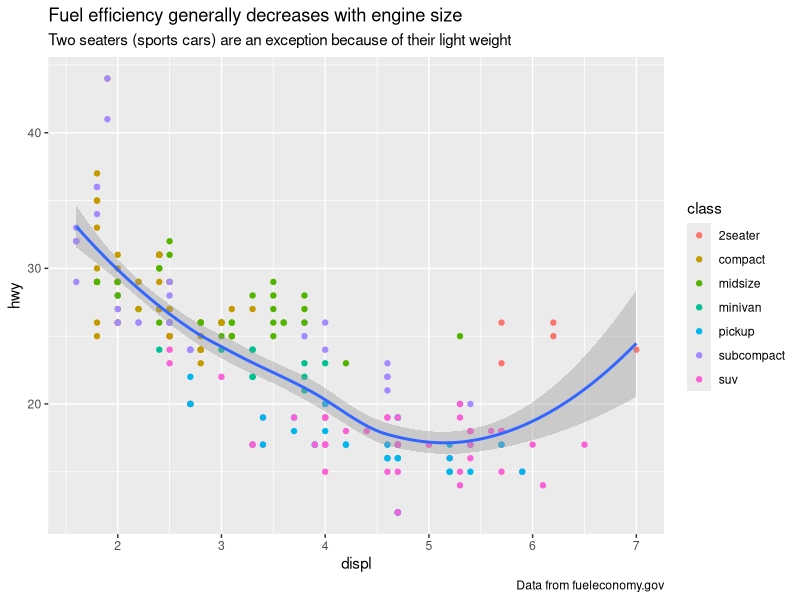
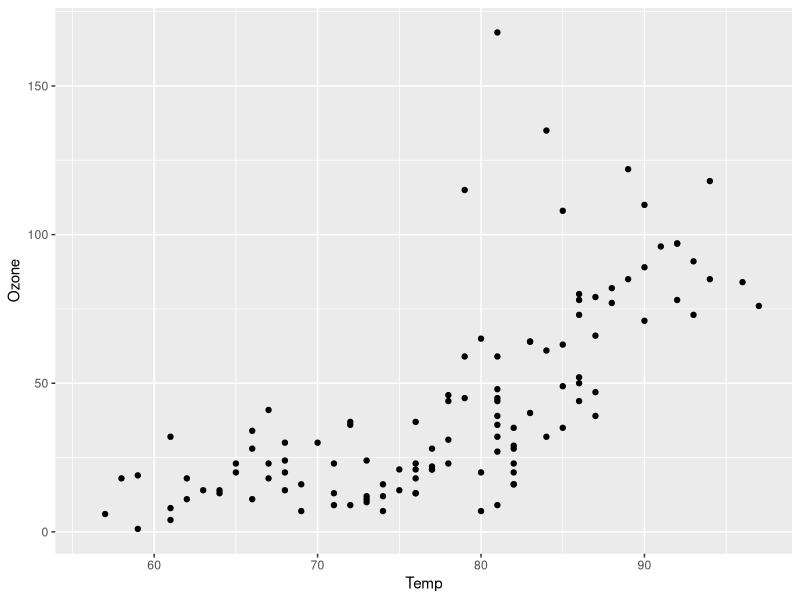
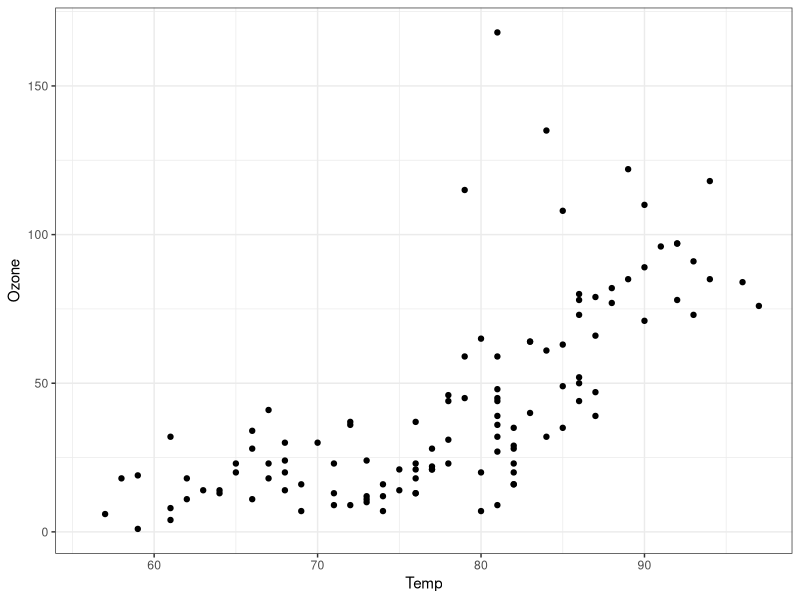
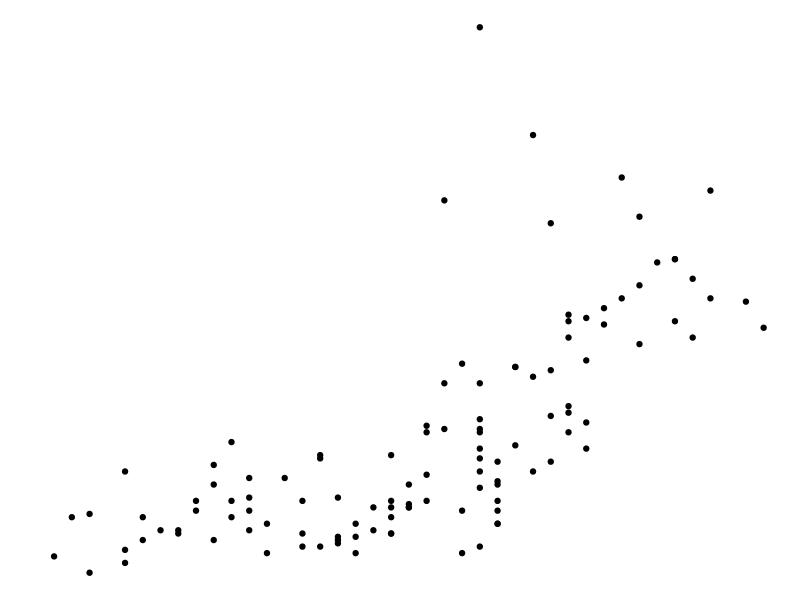
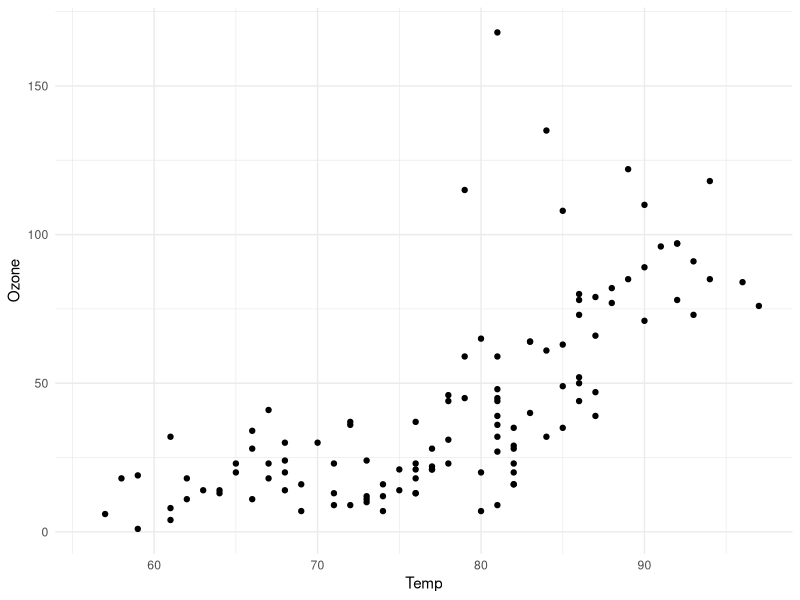
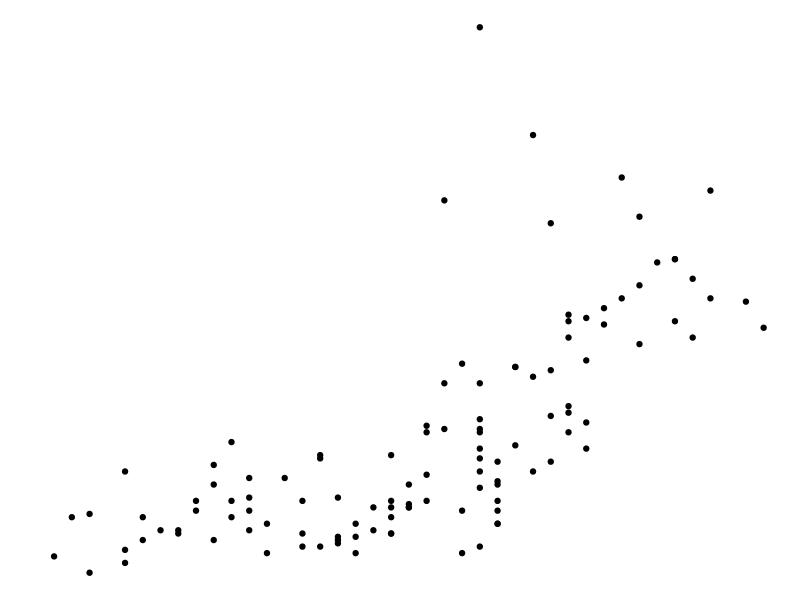
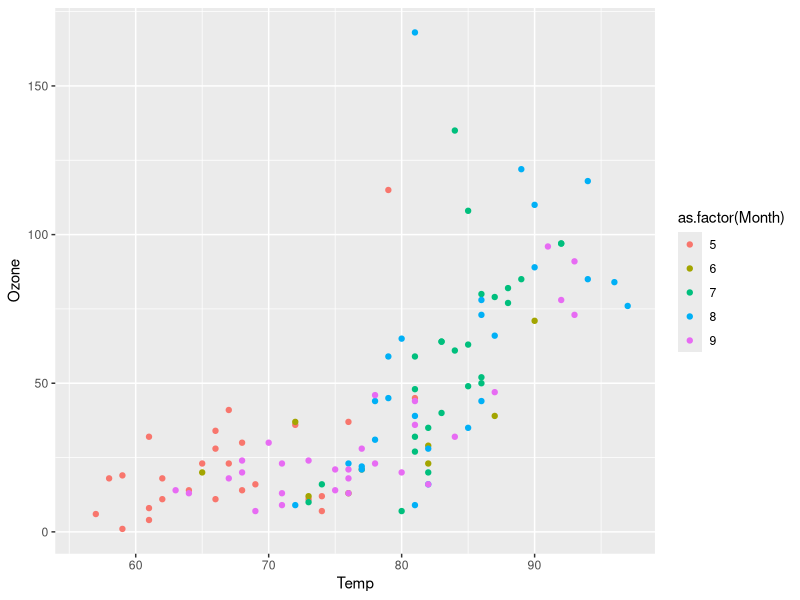
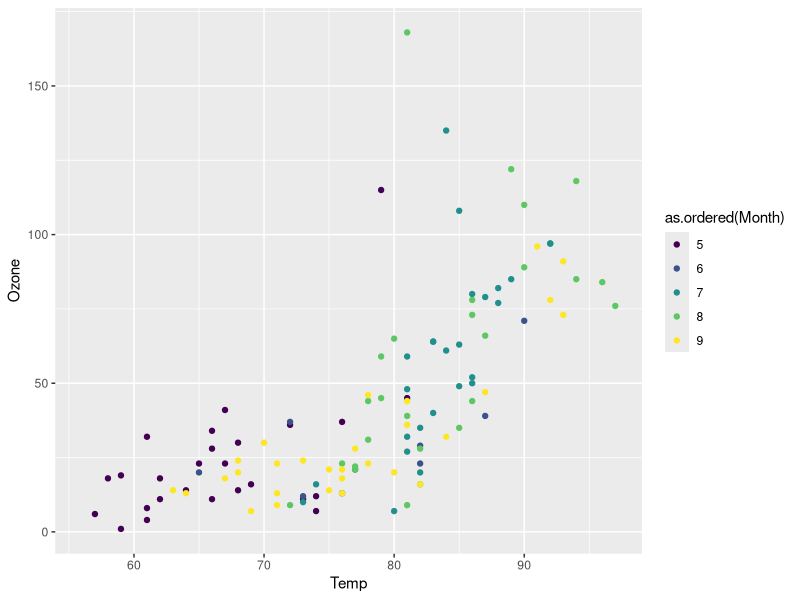

Reproduce these figures in R, in order. (Note: this script raises an error after producing the figures.)
## ---- chunk 1
library(ggplot2)
library(magrittr)
options(
  ggplot2.continuous.colour = "viridis",
  ggplot2.continuous.fill = "viridis"
)
## ---- chunk 2
ggplot(mpg, aes(displ, hwy)) +
  geom_point(aes(color = class)) +
  geom_smooth(se = TRUE, method = "loess") +
  labs(
    title = "Fuel efficiency generally decreases with engine size",
    subtitle = "Two seaters (sports cars) are an exception because of their light weight",
    caption = "Data from fueleconomy.gov"
  )
## ---- chunk 3
ls("package:ggplot2", pattern = "^geom_")
## ---- chunk 4
ggplot(airquality, aes(x = Temp, y = Ozone)) + geom_point()
## ---- chunk 5
ls("package:ggplot2", pattern = "^theme_")
## ---- chunk 6
ggplot(airquality, aes(x = Temp, y = Ozone)) + geom_point() + theme_bw()
ggplot(airquality, aes(x = Temp, y = Ozone)) + geom_point() + theme_void()
ggplot(airquality, aes(x = Temp, y = Ozone)) + geom_point() + theme_minimal()
ggplot(airquality, aes(x = Temp, y = Ozone)) + geom_point() + theme_void()
## ---- chunk 7
ls("package:ggplot2", pattern = "^scale_(color|fill)_")
## ---- chunk 8
ggplot(airquality, aes(x = Temp, y = Ozone, color = as.factor(Month))) +
  geom_point()
ggplot(airquality, aes(x = Temp, y = Ozone, color = as.ordered(Month))) +
  geom_point()
## ---- chunk 9
ls("package:ggplot2", pattern = "^scale_(x|y)_")
## ---- chunk 10
range(airquality$Temp, na.rm = TRUE)
range(airquality$Ozone, na.rm = TRUE)
ggplot(airquality, aes(x = Temp, y = Ozone)) + geom_point() +
  scale_x_continuous(breaks = seq(50, 100, 5)) +
  scale_y_continuous(breaks = seq(0, 200, 20))
## ---- chunk 11
ls("package:ggplot2", pattern = "^annotation_")
## ---- chunk 12
ggplot(airquality, aes(x = Temp, y = Ozone)) + geom_point()
## ---- chunk 13
ggplot(airquality, aes(x = Temp, y = Ozone)) + geom_point() +
  labs(title = substitute(paste(d *
    bolditalic(x)[italic(t)] == alpha * (theta - bolditalic(x)[italic(t)]) *
    d * italic(t) + lambda * d * italic(B)[italic(t)]), list(lambda = 4)))
## ---- chunk 14
ggplot(airquality) + geom_point(aes(x = Temp, y = Ozone)) + facet_wrap(~ as.ordered(Month))
ggplot(airquality) + geom_point(aes(x = Temp, y = Ozone)) + facet_wrap(~ as.ordered(Month), nrow = 1)
## ---- chunk 15
ls("package:ggplot2", pattern = "^coord_")
## ---- chunk 16
data(diamonds)
str(diamonds)
## ---- chunk 17
ggplot(diamonds, aes(x = carat))
ggplot(diamonds, aes(x = carat, y = price))
ggplot(diamonds, aes(x = carat, color = cut))
ggplot(diamonds, aes(x = carat), color = "steelblue")
## ---- chunk 18
sub_diamonds <- diamonds[sample(1:dim(diamonds)[1], 1000), ]
ggplot(sub_diamonds, aes(x = carat, y = price)) +
  geom_point()
## ---- chunk 19
ggplot(sub_diamonds, aes(x = carat, y = price)) +
  geom_point(color = "steelblue")
## ---- chunk 20
ggplot(sub_diamonds, aes(x = carat, y = price)) +
  geom_point(color = "steelblue") +
  scale_y_continuous(
    labels = scales::unit_format(unit = "k", scale = 1e-3),
    breaks = seq(0, 20000, 4000)
  )
## ---- chunk 21
ggplot(sub_diamonds, aes(x = carat, y = price, color = cut)) +
  geom_point()
## ---- chunk 22
ggplot(sub_diamonds, aes(x = carat, y = price, group = cut)) +
  geom_point()
## ---- chunk 23
ggplot(sub_diamonds, aes(x = carat, y = price)) +
  geom_point() +
  geom_smooth(method = "lm")
ggplot(sub_diamonds, aes(x = carat, y = price, group = cut)) +
  geom_point() +
  geom_smooth(method = "lm")
## ---- chunk 24
ggplot(sub_diamonds, aes(x = carat, y = price, group = cut)) +
  geom_point() +
  geom_smooth(method = "loess")
## ---- chunk 25
ggplot(sub_diamonds, aes(x = carat, y = price, group = cut)) +
  geom_point() +
  geom_smooth(method = "gam", formula = y ~ s(x, bs = "cs"))
## ---- chunk 26
ggplot(sub_diamonds, aes(x = carat, y = price, group = cut)) +
  geom_point() +
  geom_smooth(method = "gam", formula = y ~ s(x, bs = "cs")) +
  facet_grid(~cut)
ggplot(sub_diamonds, aes(x = carat, y = price, group = cut, color = cut)) +
  geom_point() +
  geom_smooth(method = "gam", formula = y ~ s(x, bs = "cs"))
## ---- chunk 27
ggplot(sub_diamonds, aes(x = carat, y = price)) +
  geom_point() +
  facet_grid(~cut)
## ---- chunk 28
ggplot(sub_diamonds, aes(x = carat, y = price)) +
  geom_point(color = "steelblue") +
  facet_grid(~cut)
## ---- chunk 29
ggplot(sub_diamonds, aes(x = carat, y = price, color = cut)) +
  geom_point() +
  facet_grid(~cut)
## ---- chunk 30
ggplot(sub_diamonds, aes(x = carat, y = price, color = cut)) +
  geom_point(show.legend = FALSE) +
  facet_grid(~cut)
## ---- chunk 31
data(Wheat2, package = "nlme") # Wheat Yield Trials
library(colorspace)
ggplot(Wheat2, aes(longitude, latitude)) +
  geom_point(aes(size = yield, colour = Block)) +
  scale_color_discrete_sequential(palette = "Viridis") +
  scale_x_continuous(breaks = seq(0, 30, 5)) +
  scale_y_continuous(breaks = seq(0, 50, 10))
## ---- chunk 32
ggplot(mtcars, aes(x = hp, y = mpg, color = factor(am))) +
  geom_point() +
  theme_bw()
## ---- chunk 33
dat <- as.data.frame(cbind(rep(1948 + seq(12), each = 12), rep(seq(12), 12), AirPassengers))
colnames(dat) <- c("year", "month", "passengers")

ggplot(data = dat, aes(x = as.factor(year), y = as.factor(month))) +
  stat_sum(aes(size = passengers), colour = "lightblue") +
  scale_size(range = c(1, 10), breaks = seq(100, 650, 50)) +
  labs(x = "Year", y = "Month", colour = "Passengers") +
  theme_minimal()
## ---- chunk 34
data("PlantGrowth")
str(PlantGrowth)
## ---- chunk 35
ggplot(data = PlantGrowth, aes(x = group, y = weight)) + geom_boxplot()
## ---- chunk 36
ggplot(data = PlantGrowth, aes(x = group, y = weight, shape = group)) + geom_jitter()
ggplot(data = PlantGrowth, aes(x = group, y = weight, color = group)) + geom_jitter()
## ---- chunk 37
boxplot(weight ~ group,
  data = PlantGrowth,
  ylab = "Dried weight of plants", col = "lightgray",
  notch = FALSE, varwidth = TRUE
)
## ---- chunk 38
ggplot(diamonds, aes(x = color, y = price, color = cut)) +
  geom_boxplot(show.legend = FALSE) +
  facet_grid(~cut)
## ---- chunk 39
ggplot(diamonds, aes(x = color, y = price, color = cut)) +
  geom_boxplot(show.legend = FALSE) +
  facet_grid(clarity ~ cut)
## ---- chunk 40
ggplot(diamonds, aes(x = cut, y = price, color = cut)) +
  geom_boxplot(show.legend = FALSE) +
  facet_grid(clarity ~ color)
ggplot(diamonds, aes(x = cut, y = price, color = color)) +
  geom_boxplot(show.legend = FALSE) +
  facet_grid(clarity ~ color)
## ---- chunk 41
ggplot(diamonds, aes(x = cut)) + geom_bar()
## ---- chunk 42
ggplot(diamonds, aes(x = cut, fill = clarity)) + geom_bar()
## ---- chunk 43
ggplot(diamonds, aes(x = color, fill = clarity)) +
  geom_bar() +
  facet_grid(~cut)
## ---- chunk 44
with(diamonds, table(cut, color))
## ---- chunk 45
ggplot(diamonds, aes(x = color, fill = clarity)) +
  geom_bar(position = "fill") +
  facet_grid(~cut)
## ---- chunk 46
ggplot(diamonds, aes(x = color, fill = clarity)) +
  geom_bar(position = "dodge")
## ---- chunk 47
ggplot(diamonds, aes(x = color, fill = clarity)) +
  geom_bar(position = "dodge") +
  facet_grid(rows = vars(cut))
## ---- chunk 48
with(diamonds, table(color, clarity, cut))
## ---- chunk 49
ggplot(economics, aes(date, unemploy)) + geom_line()
## ---- chunk 50
ggplot(diamonds, aes(price)) + geom_histogram(bins = 30)
## ---- chunk 51
ggplot(diamonds, aes(x = price, fill = cut)) + geom_histogram(bins = 30)
## ---- chunk 52
par(mar = c(2.1, 2.1, 1.5, 0.5))
plot(c(50, 350), c(0, 10),
  type = "n", font.main = 1,
  xlab = "", ylab = "", frame.plot = FALSE, axes = FALSE,
  # xlab = "hp", ylab = "Frequency",
  main = paste("Histogram with Base R", paste(rep(" ", 60), collapse = ""))
)
axis(
  side = 1, at = seq(50, 350, 50), labels = seq(50, 350, 50),
  tick = FALSE, las = 1, padj = 0, mgp = c(3, 0.1, 0)
)
axis(
  side = 2, at = seq(0, 10, 2), labels = seq(0, 10, 2),
  # col = "white", 坐标轴的颜色
  # col.ticks 刻度线的颜色
  tick = FALSE, # 取消刻度线
  las = 1, # 水平方向
  hadj = 1, # 右侧对齐
  mgp = c(3, 0.1, 0) # 纵轴边距线设置为 0.1
)
abline(h = seq(0, 10, 2), v = seq(50, 350, 50), col = "gray90", lty = "solid")
abline(h = seq(1, 9, 2), v = seq(75, 325, 50), col = "gray95", lty = "solid")
hist(mtcars$hp,
  col = "#56B4E9", border = "white",
  freq = TRUE, add = TRUE
  # labels = TRUE, axes = TRUE, ylim = c(0, 10.5),
  # xlab = "hp",main = "Histogram with Base R"
)
mtext("hp", 1, line = 1.0)
mtext("Frequency", 2, line = 1.0)

ggplot(mtcars) +
  geom_histogram(aes(x = hp), fill = "#56B4E9", color = "white", breaks = seq(50, 350, 50)) +
  scale_x_continuous(breaks = seq(50, 350, 50)) +
  scale_y_continuous(breaks = seq(0, 12, 2)) +
  labs(x = "hp", y = "Frequency", title = "Histogram with Ggplot2") +
  theme_minimal(base_size = 12)
## ---- chunk 53
ggplot(diamonds, aes(x = cut, y = price)) + geom_boxplot()
ggplot(diamonds, aes(x = cut, y = price)) + geom_violin()
## ---- chunk 54
ggplot(mpg, aes(class, cty)) +
  geom_violin() +
  labs(
    title = "Violin plot",
    subtitle = "City Mileage vs Class of vehicle",
    caption = "Source: mpg",
    x = "Class of Vehicle",
    y = "City Mileage"
  ) +
  theme_minimal()
## ---- chunk 55
ggplot(mpg, aes(x = class, y = hwy, color = class)) +
  ggbeeswarm::geom_quasirandom()
## ---- chunk 56
ggplot(mpg, aes(x = class, y = hwy, color = class)) + geom_jitter()
## ---- chunk 57
ggplot(iris, aes(x = Species, y = Sepal.Length)) +
  geom_point(aes(fill = Species), size = 5, shape = 21, colour = "grey20") +
  # geom_boxplot(outlier.colour = NA, fill = NA, colour = "grey20") +
  labs(title = "Not Jittered")

ggplot(iris, aes(x = Species, y = Sepal.Length)) +
  geom_point(aes(fill = Species),
    size = 5, shape = 21, colour = "grey20",
    position = position_jitter(width = 0.2, height = 0.1)
  ) +
  # geom_boxplot(outlier.colour = NA, fill = NA, colour = "grey20") +
  labs(title = "Jittered")
## ---- chunk 58
ggplot(sub_diamonds, aes(x = cut, y = price)) + geom_jitter()
## ---- chunk 59
ggplot(sub_diamonds, aes(x = color, y = price, color = color)) +
  geom_jitter() +
  facet_grid(clarity ~ cut)
## ---- chunk 60
ggplot(diamonds, aes(x = color, y = price, color = color)) +
  geom_boxplot() +
  facet_grid(cut ~ clarity)
## ---- chunk 61
ggplot(diamonds, aes(x = color, y = price, color = color)) +
  geom_boxplot() +
  facet_grid(~clarity)
## ---- chunk 62
ggplot(diamonds, aes(x = color, y = price, color = color)) +
  geom_boxplot()
## ---- chunk 63
ggplot(diamonds) +
  ggridges::geom_density_ridges(aes(y = color, x = price, fill = color))
## ---- chunk 64
ggplot(mpg, aes(cty)) +
  geom_density(aes(fill = factor(cyl)), alpha = 0.8) +
  labs(
    title = "Density plot",
    subtitle = "City Mileage Grouped by Number of cylinders",
    caption = "Source: mpg",
    x = "City Mileage",
    fill = "# Cylinders"
  )
## ---- chunk 65
ggplot(diamonds, aes(x = price, fill = cut)) + geom_density()
ggplot(diamonds, aes(x = price, fill = cut)) + geom_density(alpha = 0.5)
## ---- chunk 66
ggplot(diamonds, aes(x = price, fill = cut)) +
  geom_density(position = "stack")
## ---- chunk 67
# You can use position="fill" to produce a conditional density estimate
ggplot(diamonds, aes(carat, stat(count), fill = cut)) +
  geom_density(position = "fill")
## ---- chunk 68
ggplot(diamonds) +
  ggridges::geom_density_ridges(aes(x = price, y = color, fill = color))
## ---- chunk 69
ggplot(diamonds, aes(x = carat, y = price)) +
  geom_density_2d(aes(color = cut)) +
  facet_grid(~cut)
## ---- chunk 70
knitr::include_graphics(path = "figures/ggplot2-density-2d.png")
## ---- chunk 71
ggplot(diamonds, aes(x = carat, y = price)) + geom_hex() +
  scale_fill_viridis_c()
## ---- chunk 72
ggplot(diamonds, aes(x = color, fill = clarity)) +
  geom_bar()
ggplot(diamonds, aes(x = color, fill = clarity)) +
  geom_bar() +
  coord_polar()
## ---- chunk 73
# 风玫瑰图 http://blog.csdn.net/Bone_ACE/article/details/47624987
library(ggplot2)
set.seed(2018)
# 随机生成100次风向，并汇集到16个区间内
direction <- cut_interval(runif(100, 0, 360), n = 16)
# 随机生成100次风速，并划分成4种强度
mag <- cut_interval(rgamma(100, 15), 4)
dat <- data.frame(direction = direction, mag = mag)
# 将风向映射到X轴，频数映射到Y轴，风速大小映射到填充色，生成条形图后再转为极坐标形式即可
p <- ggplot(dat, aes(x = direction, y = ..count.., fill = mag))
p + geom_bar(colour = "white") +
  coord_polar() +
  theme_minimal() +
  theme(axis.ticks = element_blank(), axis.text.y = element_blank()) +
  labs(x = "", y = "", fill = "Magnitude")

# p + geom_bar(position = "stack") +
#   coord_polar() +
#   theme_minimal() +
#   theme(axis.ticks = element_line(colour = "white"))
## ---- chunk 74
sessionInfo()
